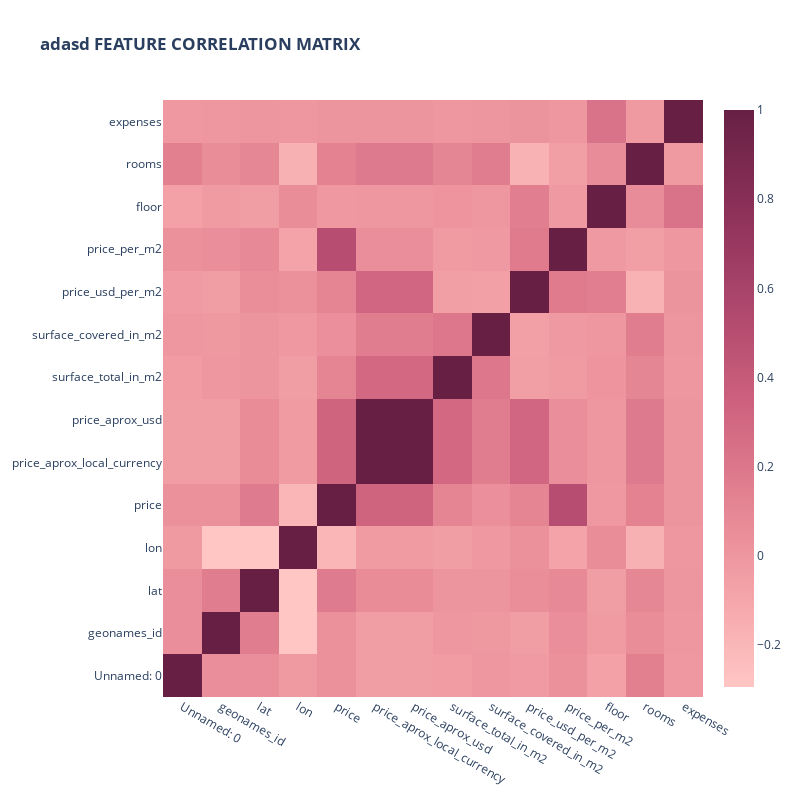

The notebook cell saved with this chart:
### Code cell
fig = correlation_matrix(df, "adasd")

### Figure 1 — Plotly figure (JSON) as saved in the notebook; plotly's stock layout.template omitted (floating-point values rounded to 4 significant figures; data arrays with more than 128 entries replaced by an {"elided": "..."} marker saying what was removed)
{"data": [{"colorscale": [[0, "rgb(255, 198, 196)"], [0.1667, "rgb(244, 163, 168)"], [0.3333, "rgb(227, 129, 145)"], [0.5, "rgb(204, 96, 125)"], [0.6667, "rgb(173, 70, 108)"], [0.8333, "rgb(139, 48, 88)"], [1, "rgb(103, 32, 68)"]], "type": "heatmap", "x": ["Unnamed: 0", "geonames_id", "lat", "lon", "price", "price_aprox_local_currency", "price_aprox_usd", "surface_total_in_m2", "surface_covered_in_m2", "price_usd_per_m2", "price_per_m2", "floor", "rooms", "expenses"], "y": ["Unnamed: 0", "geonames_id", "lat", "lon", "price", "price_aprox_local_currency", "price_aprox_usd", "surface_total_in_m2", "surface_covered_in_m2", "price_usd_per_m2", "price_per_m2", "floor", "rooms", "expenses"], "z": {"elided": "14x14 float values"}}], "layout": {"height": 800, "title": {"text": "<b>adasd FEATURE CORRELATION MATRIX"}, "width": 800, "xaxis": {"anchor": "y", "domain": [0, 1]}, "yaxis": {"anchor": "x", "domain": [0, 1]}}}
